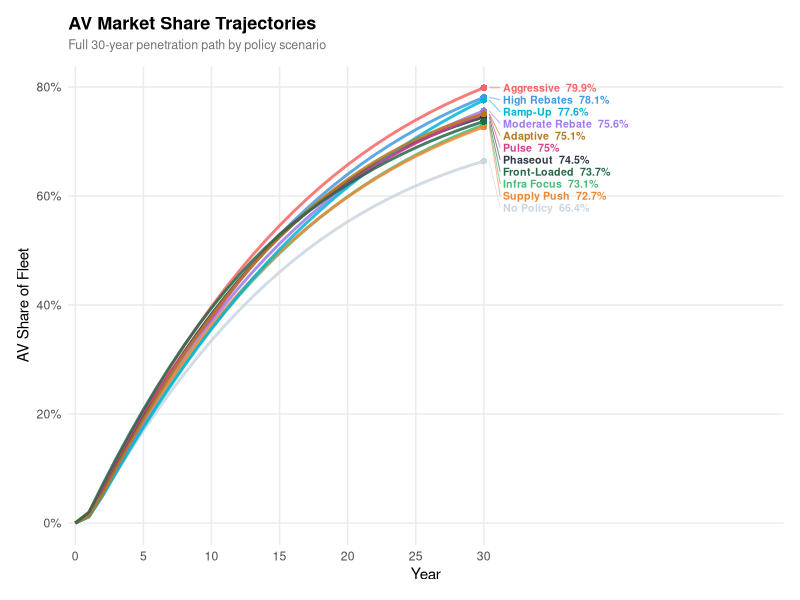
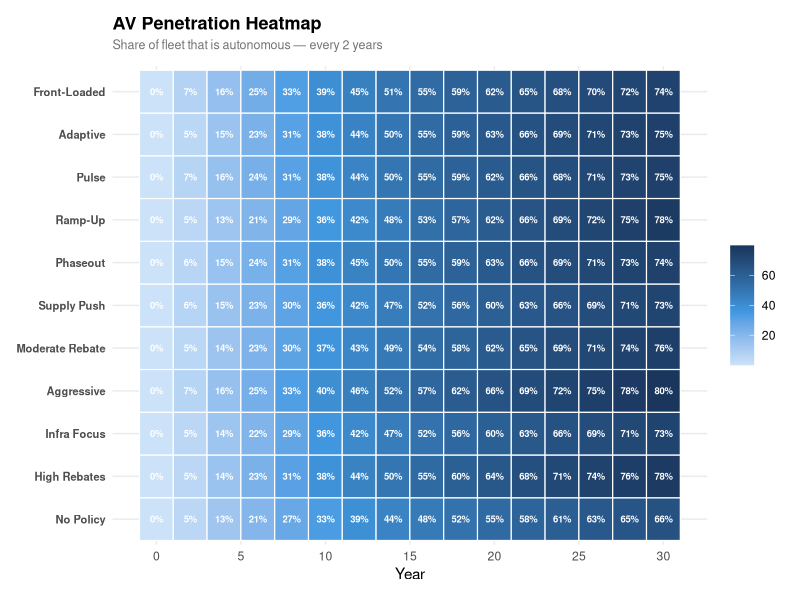
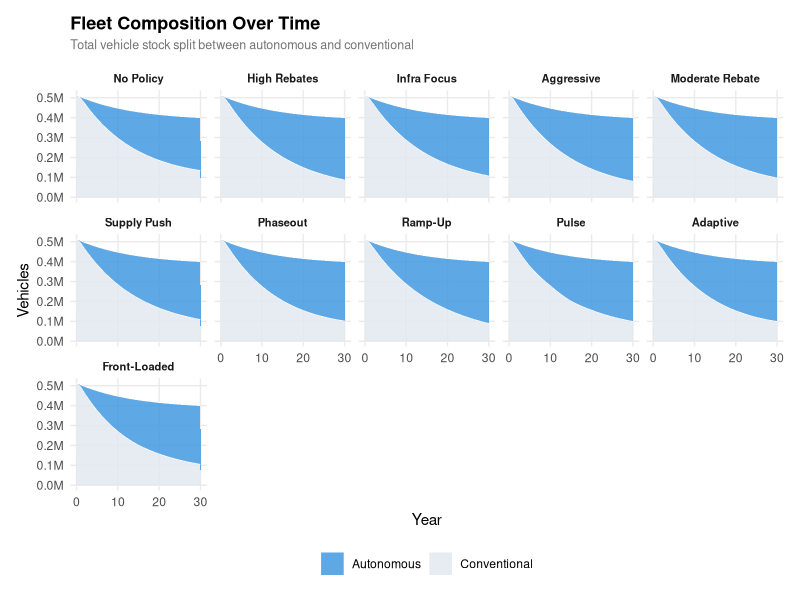
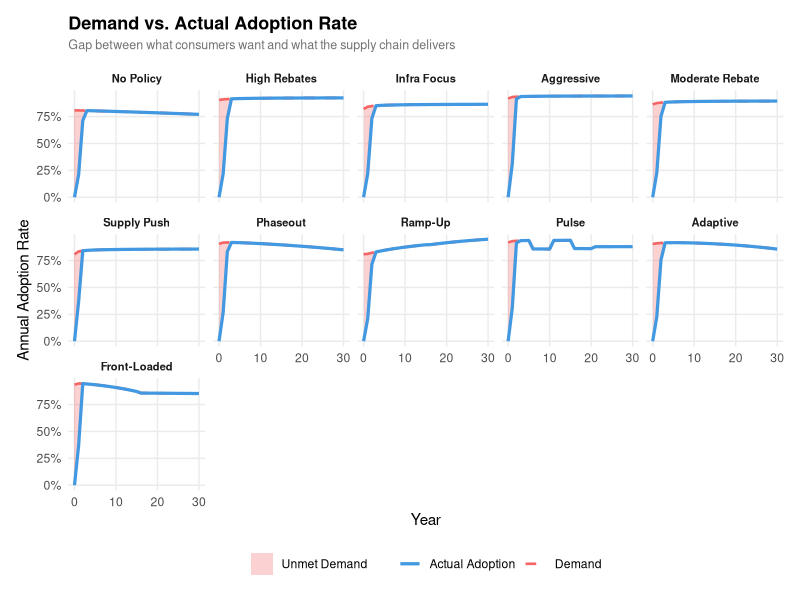
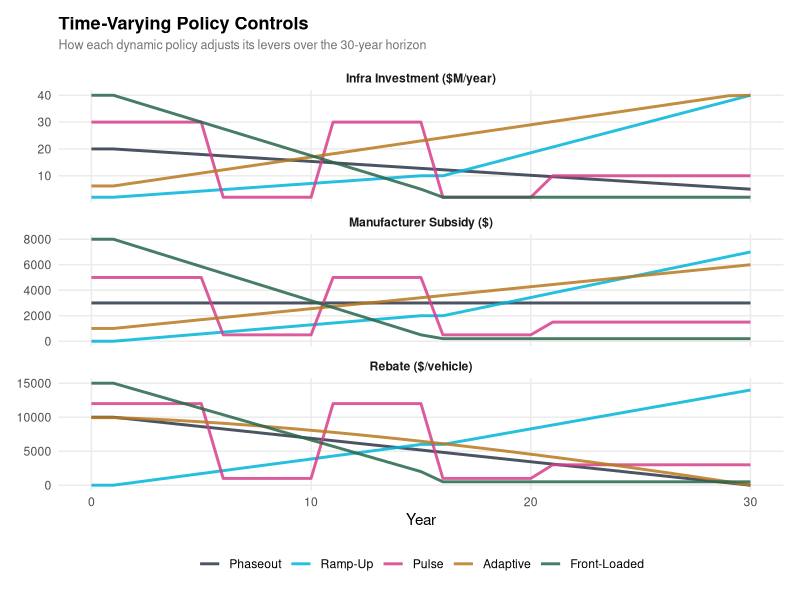
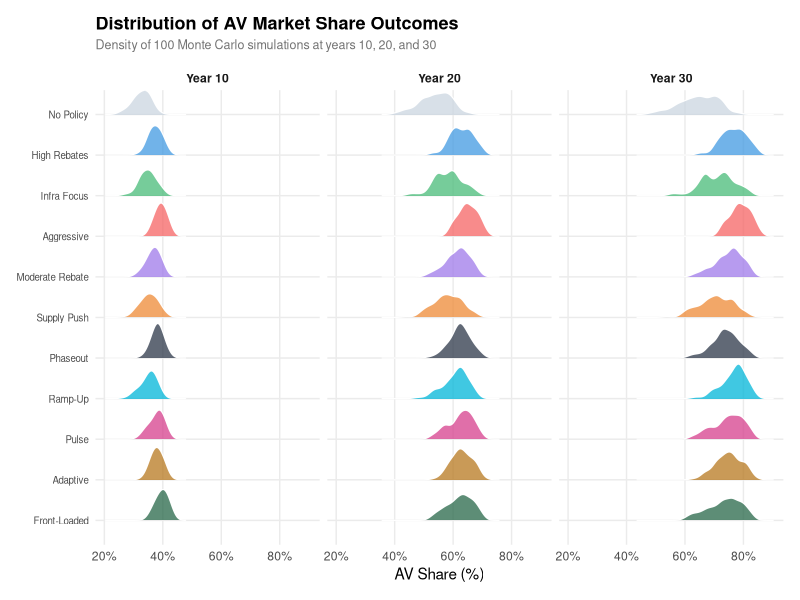
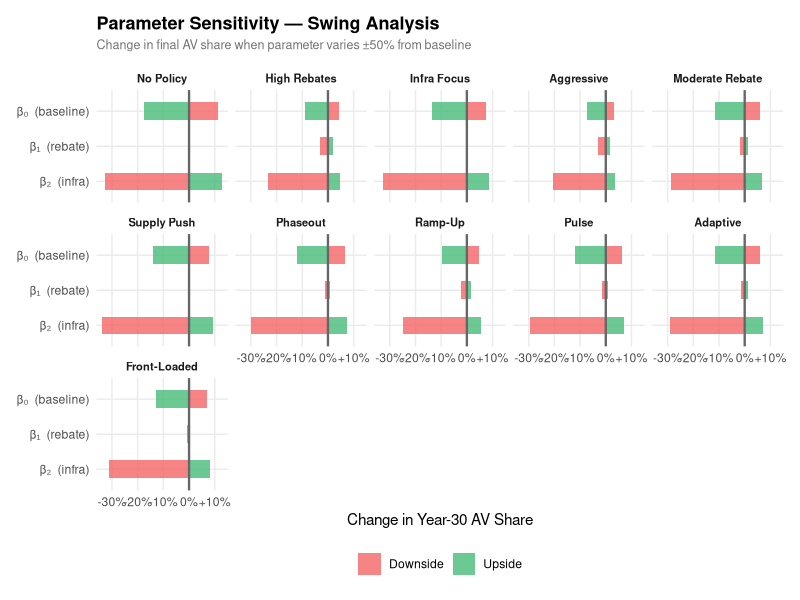
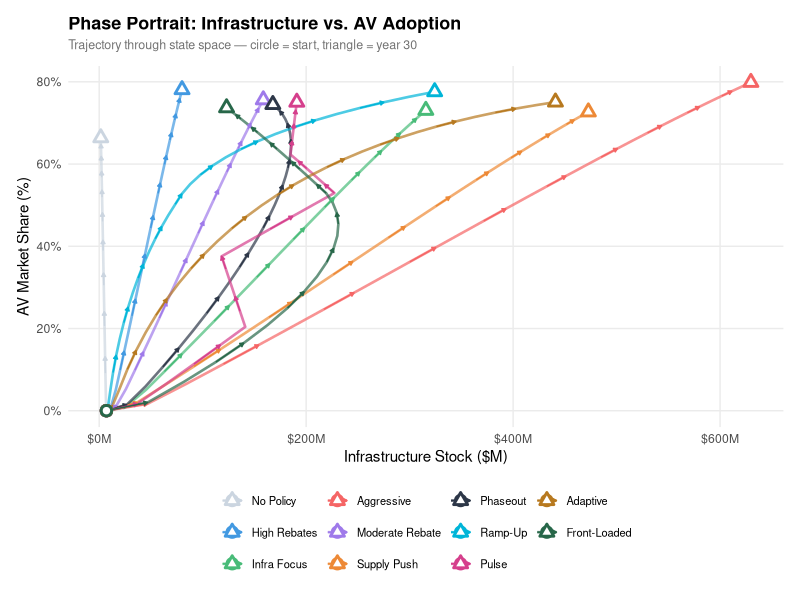

Write R code to recreate these figures, in order.
library(ggplot2)
library(dplyr)
library(tidyr)
library(patchwork)
library(scales)
library(ggridges)

params <- list(
  delta_1  = 0.07,
  delta_2  = 0.05,
  S        = 26970,
  Price_AV = 40000,
  I_ref    = 66214286,
  beta_0   = -2.026,
  beta_1   =  3.250,
  beta_2   =  3.997,
  cap_0    = 0.20,
  gamma    = 0.00002
)

sigmoid <- function(z) 1 / (1 + exp(-z))

step_model <- function(state, policy, params) {
  A_i <- as.numeric(state["A"])
  C_i <- as.numeric(state["C"])
  I_i <- as.numeric(state["I"])
  k_i <- as.numeric(state["K"])
  r   <- as.numeric(policy["r"])
  s   <- as.numeric(policy["s"])
  i   <- as.numeric(policy["i"])
  I_iPlus1   <- (1 - params$delta_2) * I_i + i
  I_scaled <- sigmoid(5 * (log(I_iPlus1) / log(params$I_ref) - 0.5))
  price_adv  <- r / params$Price_AV
  a_uncapped <- sigmoid(params$beta_0 + params$beta_1 * price_adv + params$beta_2 * I_scaled)
  cap        <- params$cap_0 + params$gamma * s + k_i
  K_iPlus1   <- max(0, min(1, k_i + params$gamma * s + sigmoid(k_i)))
  a          <- min(a_uncapped, cap)
  A_iPlus1   <- (1 - params$delta_1) * A_i + a * params$S
  C_iPlus1   <- (1 - params$delta_1) * C_i + params$S
  c(A = A_iPlus1, C = C_iPlus1, I = I_iPlus1, K = K_iPlus1, adoption = a, cap = cap)
}

simulate_model <- function(state_0, policy, years, params) {
  out <- data.frame(
    year = 0:years, A = 0, C = 0, I = 0, K = 0,
    pct_AV = 0, adoption = 0, r = 0, s = 0, i = 0
  )
  out$A[1]      <- state_0["A"]
  out$C[1]      <- state_0["C"]
  out$I[1]      <- state_0["I"]
  out$K[1]      <- state_0["K"]
  out$pct_AV[1] <- state_0["A"] / state_0["C"]
  if (is.vector(policy) && !is.data.frame(policy)) {
    policy_r <- rep(as.numeric(policy["r"]), years)
    policy_s <- rep(as.numeric(policy["s"]), years)
    policy_i <- rep(as.numeric(policy["i"]), years)
  } else {
    policy   <- as.data.frame(policy)
    policy_r <- policy$r[1:years]
    policy_s <- policy$s[1:years]
    policy_i <- policy$i[1:years]
  }
  out$r[1] <- policy_r[1]; out$s[1] <- policy_s[1]; out$i[1] <- policy_i[1]
  current  <- state_0
  for (t in 1:years) {
    u_t        <- c(r = policy_r[t], s = policy_s[t], i = policy_i[t])
    next_state <- step_model(current, u_t, params)
    out$A[t+1]        <- next_state["A"]
    out$C[t+1]        <- next_state["C"]
    out$I[t+1]        <- next_state["I"]
    out$K[t+1]        <- next_state["K"]
    out$pct_AV[t+1]   <- next_state["A"] / next_state["C"]
    out$adoption[t+1] <- next_state["adoption"]
    out$r[t+1]        <- u_t["r"]
    out$s[t+1]        <- u_t["s"]
    out$i[t+1]        <- u_t["i"]
    current <- next_state[c("A", "C", "I", "K")]
  }
  return(out)
}

monte_carlo <- function(state_0, policy, years, params, n_sim = 100) {
  results_mc <- vector("list", n_sim)
  for (i in 1:n_sim) {
    p_i         <- params
    p_i$beta_0  <- params$beta_0  * runif(1, 0.8, 1.2)
    p_i$beta_1  <- params$beta_1  * runif(1, 0.8, 1.2)
    p_i$beta_2  <- params$beta_2  * runif(1, 0.8, 1.2)
    p_i$delta_1 <- params$delta_1 * runif(1, 0.8, 1.2)
    p_i$delta_2 <- params$delta_2 * runif(1, 0.8, 1.2)
    results_mc[[i]] <- simulate_model(state_0, policy, years, p_i)
  }
  return(results_mc)
}

sensitivity_analysis <- function(state_0, policy, years, params, param_name, range = c(0.5, 1.5)) {
  multipliers <- seq(range[1], range[2], length.out = 20)
  results     <- data.frame(multiplier = multipliers, final_share = NA_real_)
  for (i in seq_along(multipliers)) {
    p_temp               <- params
    p_temp[[param_name]] <- params[[param_name]] * multipliers[i]
    sim                  <- simulate_model(state_0, policy, years, p_temp)
    results$final_share[i] <- sim$pct_AV[years + 1]
  }
  return(results)
}

COLORS <- c(
  # original static
  "No Policy"       = "#CBD5E0",
  "High Rebates"    = "#4299E1",
  "Infra Focus"     = "#48BB78",
  "Aggressive"      = "#F56565",
  # new static
  "Moderate Rebate" = "#9F7AEA",
  "Supply Push"     = "#ED8936",
  # time-varying
  "Phaseout"        = "#2D3748",
  "Ramp-Up"         = "#00B5D8",
  "Pulse"           = "#D53F8C",
  "Adaptive"        = "#B7791F",
  "Front-Loaded"    = "#276749"
)

theme_clean <- function() {
  theme_minimal(base_size = 11) +
    theme(
      plot.title       = element_text(face = "bold", size = 13, margin = margin(b = 4)),
      plot.subtitle    = element_text(color = "grey45", size = 9, margin = margin(b = 10)),
      panel.grid.minor = element_blank(),
      panel.grid.major = element_line(color = "grey92"),
      legend.position  = "bottom",
      legend.title     = element_blank(),
      plot.margin      = margin(12, 12, 12, 12)
    )
}

combined_scenarios <- function(scenarios, labels) {
  do.call(rbind, lapply(seq_along(scenarios), function(i) {
    df          <- scenarios[[i]]
    df$scenario <- factor(labels[i], levels = labels)
    df
  }))
}

plot_fleet_composition <- function(scenarios, labels) {
  df <- combined_scenarios(scenarios, labels) %>%
    mutate(av_m = A / 1e6, nonav_m = (C - A) / 1e6) %>%
    select(year, scenario, av_m, nonav_m) %>%
    pivot_longer(c(av_m, nonav_m), names_to = "type", values_to = "millions") %>%
    mutate(type = recode(type, av_m = "Autonomous", nonav_m = "Conventional"))

  n_scen <- length(unique(df$scenario))
  ncols  <- min(5, n_scen)

  ggplot(df, aes(x = year, y = millions, fill = type)) +
    geom_area(alpha = 0.85, color = "white", linewidth = 0.2) +
    facet_wrap(~scenario, ncol = ncols) +
    scale_fill_manual(values = c("Autonomous" = "#4299E1", "Conventional" = "#E2E8F0")) +
    scale_y_continuous(labels = comma_format(suffix = "M")) +
    labs(title = "Fleet Composition Over Time",
         subtitle = "Total vehicle stock split between autonomous and conventional",
         x = "Year", y = "Vehicles") +
    theme_clean() +
    theme(strip.text = element_text(face = "bold", size = 8))
}

plot_slope_chart <- function(scenarios, labels) {
  df <- combined_scenarios(scenarios, labels) %>%
    mutate(pct_AV = pct_AV * 100)

  ends <- df %>%
    filter(year == 30) %>%
    arrange(desc(pct_AV)) %>%
    mutate(label_y = {
      y <- pct_AV
      for (k in 2:length(y)) {
        if (y[k] > y[k-1] - 2.2) y[k] <- y[k-1] - 2.2
      }
      y
    })

  ggplot(df, aes(x = year, y = pct_AV, color = scenario, group = scenario)) +
    geom_line(linewidth = 1.0, alpha = 0.85) +
    geom_point(data = filter(df, year == 30), size = 2, shape = 16) +
    geom_segment(
      data = ends,
      aes(x = 30.4, xend = 31.2, y = pct_AV, yend = label_y),
      linewidth = 0.35, alpha = 0.6, show.legend = FALSE
    ) +
    geom_text(
      data = ends,
      aes(x = 31.4, y = label_y,
          label = paste0(scenario, "  ", round(pct_AV, 1), "%")),
      hjust = 0, size = 2.7, fontface = "bold", show.legend = FALSE
    ) +
    scale_color_manual(values = COLORS) +
    scale_x_continuous(breaks = c(0, 5, 10, 15, 20, 25, 30),
                       expand = expansion(mult = c(0.01, 0.0))) +
    coord_cartesian(xlim = c(0, 52)) +
    scale_y_continuous(labels = function(x) paste0(x, "%")) +
    labs(title = "AV Market Share Trajectories",
         subtitle = "Full 30-year penetration path by policy scenario",
         x = "Year", y = "AV Share of Fleet") +
    theme_clean() +
    theme(legend.position = "none")
}

plot_heatmap <- function(scenarios, labels) {
  df <- combined_scenarios(scenarios, labels) %>%
    filter(year %% 2 == 0) %>%
    mutate(pct_AV = pct_AV * 100)

  ggplot(df, aes(x = year, y = scenario, fill = pct_AV)) +
    geom_tile(color = "white", linewidth = 0.4) +
    geom_text(aes(label = sprintf("%.0f%%", pct_AV)), size = 2.4, color = "white", fontface = "bold") +
    scale_fill_gradient2(low = "#EBF8FF", mid = "#4299E1", high = "#1A365D",
                         midpoint = 35, name = "AV Share") +
    scale_x_continuous(breaks = seq(0, 30, 5)) +
    labs(title = "AV Penetration Heatmap",
         subtitle = "Share of fleet that is autonomous — every 2 years",
         x = "Year", y = NULL) +
    theme_clean() +
    theme(legend.position = "right", panel.grid = element_blank(),
          axis.text.y = element_text(face = "bold", size = 8))
}

plot_demand_vs_supply <- function(scenarios, labels) {
  df <- combined_scenarios(scenarios, labels) %>%
    mutate(
      I_scaled = sigmoid(5 * (log(pmax(I, 1)) / log(params$I_ref) - 0.5)),
      demand   = pmin(sigmoid(params$beta_0 + params$beta_1 * (r / params$Price_AV) + params$beta_2 * I_scaled), 1),
      binding  = ifelse(adoption < demand * 0.999, "Supply Constrained", "Demand Limited")
    )

  n_scen <- length(unique(df$scenario))
  ncols  <- min(5, n_scen)

  ggplot(df, aes(x = year)) +
    geom_ribbon(aes(ymin = adoption * 100, ymax = demand * 100, fill = "Unmet Demand"), alpha = 0.3) +
    geom_line(aes(y = demand   * 100, color = "Demand"),         linewidth = 0.9, linetype = "dashed") +
    geom_line(aes(y = adoption * 100, color = "Actual Adoption"), linewidth = 1.1) +
    facet_wrap(~scenario, ncol = ncols) +
    scale_color_manual(values = c("Demand" = "#F56565", "Actual Adoption" = "#4299E1")) +
    scale_fill_manual(values  = c("Unmet Demand" = "#F56565")) +
    scale_y_continuous(labels = function(x) paste0(x, "%")) +
    labs(title = "Demand vs. Actual Adoption Rate",
         subtitle = "Gap between what consumers want and what the supply chain delivers",
         x = "Year", y = "Annual Adoption Rate") +
    theme_clean() +
    theme(strip.text = element_text(face = "bold", size = 8))
}

plot_mc_ridges <- function(mc_sims_list, labels) {
  checkpoints <- c(10, 20, 30)
  df <- do.call(rbind, lapply(seq_along(mc_sims_list), function(si) {
    do.call(rbind, lapply(mc_sims_list[[si]], function(sim) {
      data.frame(scenario = labels[si], year = checkpoints,
                 pct_AV = sim$pct_AV[checkpoints + 1] * 100)
    }))
  }))
  df$scenario <- factor(df$scenario, levels = rev(labels))
  df$year_f   <- factor(paste0("Year ", df$year), levels = paste0("Year ", checkpoints))

  ggplot(df, aes(x = pct_AV, y = scenario, fill = scenario)) +
    geom_density_ridges(alpha = 0.75, scale = 0.85, bandwidth = 1.5,
                        color = "white", linewidth = 0.4) +
    facet_wrap(~year_f, nrow = 1) +
    scale_fill_manual(values = COLORS) +
    scale_x_continuous(labels = function(x) paste0(x, "%")) +
    labs(title = "Distribution of AV Market Share Outcomes",
         subtitle = "Density of 100 Monte Carlo simulations at years 10, 20, and 30",
         x = "AV Share (%)", y = NULL) +
    theme_clean() +
    theme(legend.position = "none", strip.text = element_text(face = "bold"),
          axis.text.y = element_text(size = 7))
}

plot_sensitivity_diverging <- function(sens_results, labels) {
  df <- do.call(rbind, lapply(seq_along(labels), function(i) {
    do.call(rbind, lapply(c("beta_0", "beta_1", "beta_2"), function(b) {
      s   <- sens_results[[i]][[b]]
      low <- s$final_share[which.min(s$multiplier)] * 100
      hi  <- s$final_share[which.max(s$multiplier)] * 100
      mid <- s$final_share[which.min(abs(s$multiplier - 1))] * 100
      data.frame(scenario = labels[i], param = b,
                 low_end = low - mid, hi_end = hi - mid)
    }))
  }))
  df$scenario <- factor(df$scenario, levels = labels)
  df$param    <- factor(df$param, levels = c("beta_2", "beta_1", "beta_0"))

  n_scen <- length(unique(df$scenario))
  ncols  <- min(5, n_scen)

  ggplot(df, aes(y = param)) +
    geom_col(aes(x = hi_end,  fill = "Upside"),  alpha = 0.8, width = 0.5) +
    geom_col(aes(x = low_end, fill = "Downside"), alpha = 0.8, width = 0.5) +
    geom_vline(xintercept = 0, linewidth = 0.8, color = "grey40") +
    facet_wrap(~scenario, ncol = ncols) +
    scale_fill_manual(values = c("Upside" = "#48BB78", "Downside" = "#F56565")) +
    scale_x_continuous(labels = function(x) paste0(ifelse(x > 0, "+", ""), round(x, 1), "%")) +
    scale_y_discrete(labels = c(beta_0 = "β₀  (baseline)", beta_1 = "β₁  (rebate)", beta_2 = "β₂  (infra)")) +
    labs(title = "Parameter Sensitivity — Swing Analysis",
         subtitle = "Change in final AV share when parameter varies ±50% from baseline",
         x = "Change in Year-30 AV Share", y = NULL, fill = NULL) +
    theme_clean() +
    theme(strip.text = element_text(face = "bold", size = 8))
}

plot_phase_portrait <- function(scenarios, labels) {
  df <- combined_scenarios(scenarios, labels)
  arrows_df <- df %>%
    group_by(scenario) %>%
    mutate(xend = lead(I / 1e6), yend = lead(pct_AV * 100)) %>%
    filter(!is.na(xend), year %% 3 == 0)

  ggplot(df, aes(x = I / 1e6, y = pct_AV * 100, color = scenario)) +
    geom_path(linewidth = 0.9, alpha = 0.7) +
    geom_segment(data = arrows_df, aes(xend = xend, yend = yend),
                 arrow = arrow(length = unit(0.10, "cm"), type = "closed"), linewidth = 0.5) +
    geom_point(data = filter(df, year == 0),  size = 2.5, shape = 21, fill = "white", stroke = 1.5) +
    geom_point(data = filter(df, year == 30), size = 2.5, shape = 24, fill = "white", stroke = 1.5) +
    scale_color_manual(values = COLORS) +
    scale_x_continuous(labels = function(x) paste0("$", x, "M")) +
    scale_y_continuous(labels = function(x) paste0(x, "%")) +
    labs(title = "Phase Portrait: Infrastructure vs. AV Adoption",
         subtitle = "Trajectory through state space — circle = start, triangle = year 30",
         x = "Infrastructure Stock ($M)", y = "AV Market Share (%)") +
    theme_clean() +
    theme(legend.text = element_text(size = 8))
}

# Plot showing time-varying policy controls over time
plot_policy_controls <- function(tv_scenarios, tv_labels) {
  df <- do.call(rbind, lapply(seq_along(tv_scenarios), function(i) {
    d <- tv_scenarios[[i]]
    data.frame(
      year      = d$year,
      scenario  = tv_labels[i],
      Rebate    = d$r,
      Infra_Inv = d$i / 1e6,
      Infra_Sp  = d$s
    )
  })) %>%
    pivot_longer(c(Rebate, Infra_Inv, Infra_Sp), names_to = "control", values_to = "value") %>%
    mutate(control = recode(control,
                            Rebate    = "Rebate ($/vehicle)",
                            Infra_Inv = "Infra Investment ($M/year)",
                            Infra_Sp  = "Manufacturer Subsidy ($)"))

  df$scenario <- factor(df$scenario, levels = tv_labels)

  ggplot(df, aes(x = year, y = value, color = scenario)) +
    geom_line(linewidth = 1.0, alpha = 0.85) +
    facet_wrap(~control, scales = "free_y", ncol = 1) +
    scale_color_manual(values = COLORS) +
    labs(title = "Time-Varying Policy Controls",
         subtitle = "How each dynamic policy adjusts its levers over the 30-year horizon",
         x = "Year", y = NULL) +
    theme_clean() +
    theme(strip.text = element_text(face = "bold"))
}

plot_total_spend <- function(scenarios, labels) {
  df <- combined_scenarios(scenarios, labels) %>%
    filter(year > 0) %>%
    mutate(annual_spend = r * (adoption * params$S) + s + i) %>%
    group_by(scenario) %>%
    mutate(cumulative_spend = cumsum(annual_spend) / 1e9) %>%
    ungroup()

  ends <- df %>%
    filter(year == 30) %>%
    arrange(desc(cumulative_spend))
  y   <- ends$cumulative_spend
  gap <- diff(range(y, na.rm = TRUE)) / length(y) * 0.6
  if (length(y) > 1)
    for (k in 2:length(y))
      if (!is.na(y[k]) && !is.na(y[k-1]) && y[k] > y[k-1] - gap) y[k] <- y[k-1] - gap
  ends$label_y <- y

  ggplot(df, aes(x = year, y = cumulative_spend, color = scenario, group = scenario)) +
    geom_line(linewidth = 1.0, alpha = 0.85) +
    geom_point(data = filter(df, year == 30), size = 2, shape = 16) +
    geom_segment(data = ends,
                 aes(x = 30.4, xend = 31.2, y = cumulative_spend, yend = label_y),
                 linewidth = 0.35, alpha = 0.6, show.legend = FALSE) +
    geom_text(data = ends,
              aes(x = 31.4, y = label_y,
                  label = paste0(scenario, "  $", round(cumulative_spend, 1), "B")),
              hjust = 0, size = 2.7, fontface = "bold", show.legend = FALSE) +
    scale_color_manual(values = COLORS) +
    scale_x_continuous(breaks = c(0, 5, 10, 15, 20, 25, 30),
                       expand = expansion(mult = c(0.01, 0.0))) +
    coord_cartesian(xlim = c(0, 52)) +
    scale_y_continuous(labels = dollar_format(suffix = "B", prefix = "$")) +
    labs(title = "Cumulative Policy Expenditure",
         subtitle = "Total government spend on rebates + infrastructure over time",
         x = "Year", y = "Cumulative Spend ($ Billions)") +
    theme_clean() +
    theme(legend.position = "none")
}

plot_spend_per_av <- function(scenarios, labels) {
  df <- combined_scenarios(scenarios, labels) %>%
    filter(year > 0) %>%
    mutate(annual_spend = r * (adoption * params$S) + s + i * params$S * params$Price_AV / 1000) %>%
    group_by(scenario) %>%
    mutate(cumulative_spend = cumsum(annual_spend),
           spend_per_av     = cumulative_spend / pmax(A, 1)) %>%
    ungroup()

  ends <- df %>%
    filter(year == 30) %>%
    arrange(desc(spend_per_av))
  y   <- ends$spend_per_av
  gap <- diff(range(y, na.rm = TRUE)) / length(y) * 0.6
  if (length(y) > 1)
    for (k in 2:length(y))
      if (!is.na(y[k]) && !is.na(y[k-1]) && y[k] > y[k-1] - gap) y[k] <- y[k-1] - gap
  ends$label_y <- y

  ggplot(df, aes(x = year, y = spend_per_av, color = scenario, group = scenario)) +
    geom_line(linewidth = 1.0, alpha = 0.85) +
    geom_point(data = filter(df, year == 30), size = 2, shape = 16) +
    geom_segment(data = ends,
                 aes(x = 30.4, xend = 31.2, y = spend_per_av, yend = label_y),
                 linewidth = 0.35, alpha = 0.6, show.legend = FALSE) +
    geom_text(data = ends,
              aes(x = 31.4, y = label_y,
                  label = paste0(scenario, "  $", ifelse(is.na(spend_per_av), "N/A", 
               paste0(round(spend_per_av / 1e6, 1), "M")))),
              hjust = 0, size = 2.7, fontface = "bold", show.legend = FALSE) +
    scale_color_manual(values = COLORS) +
    scale_x_continuous(breaks = c(0, 5, 10, 15, 20, 25, 30),
                       expand = expansion(mult = c(0.01, 0.0))) +
    coord_cartesian(xlim = c(0, 52)) +
    scale_y_continuous(labels = function(x) paste0("$", round(x / 1e6), "M")) +
    labs(title = "Cumulative Spend per Autonomous Vehicle",
         subtitle = "Total policy dollars spent divided by AV fleet size — policy efficiency metric",
         x = "Year", y = "Spend per AV ($M)") +
    theme_clean() +
    theme(legend.position = "none")
}

state_0 <- c(A = 98, C = 512539, I = 6983872, K = 0.01)

policy_none            <- c(r =     0, s =    0, i =      0)
policy_high_rebate     <- c(r = 10000, s =  500, i =   5e6)
policy_infra           <- c(r =  1000, s =  500, i =  20e6)
policy_aggressive      <- c(r = 12000, s = 5000, i =  40e6)
policy_moderate_rebate <- c(r =  5000, s = 1000, i =  10e6)
policy_supply_push     <- c(r =     0, s = 8000, i =  30e6)

policy_phaseout <- data.frame(
  r = seq(10000, 0,    length.out = 30),
  s = rep(3000,        30),
  i = seq(20e6, 5e6,   length.out = 30)
)
policy_rampup <- data.frame(
  r = c(seq(0, 6000,   length.out = 15), seq(6000, 14000,  length.out = 15)),
  s = c(seq(0, 2000,   length.out = 15), seq(2000, 7000,   length.out = 15)),
  i = c(seq(2e6, 10e6, length.out = 15), seq(10e6, 40e6,   length.out = 15))
)

# Pulse: two intensive 5-year bursts separated by low-activity gaps
pulse_r <- c(rep(12000, 5), rep(1000, 5), rep(12000, 5), rep(1000, 5), rep(3000, 10))
pulse_s <- c(rep(5000,  5), rep(500,  5), rep(5000,  5), rep(500,  5), rep(1500, 10))
pulse_i <- c(rep(30e6, 5), rep(2e6, 5), rep(30e6, 5), rep(2e6, 5), rep(10e6, 10))
policy_pulse <- data.frame(r = pulse_r, s = pulse_s, i = pulse_i)

policy_adaptive <- data.frame(
  r = pmax(0, 10000 - 10000 * ((1:30) / 30)^1.5),
  s = seq(1000, 6000,  length.out = 30),
  i = pmin(40e6, 5e6 + 1.2e6 * (1:30))
)
policy_frontloaded <- data.frame(
  r = c(seq(15000, 2000, length.out = 15), rep(500,  15)),
  s = c(seq(8000,   500, length.out = 15), rep(200,  15)),
  i = c(seq(40e6,  5e6, length.out = 15), rep(2e6,  15))
)



results_none           <- simulate_model(state_0, policy_none,           30, params)
results_high_rebate    <- simulate_model(state_0, policy_high_rebate,    30, params)
results_infra          <- simulate_model(state_0, policy_infra,          30, params)
results_aggressive     <- simulate_model(state_0, policy_aggressive,     30, params)
results_moderate       <- simulate_model(state_0, policy_moderate_rebate,30, params)
results_supply_push    <- simulate_model(state_0, policy_supply_push,    30, params)
results_phaseout       <- simulate_model(state_0, policy_phaseout,       30, params)
results_rampup         <- simulate_model(state_0, policy_rampup,         30, params)
results_pulse          <- simulate_model(state_0, policy_pulse,          30, params)
results_adaptive       <- simulate_model(state_0, policy_adaptive,       30, params)
results_frontloaded    <- simulate_model(state_0, policy_frontloaded,    30, params)

# All scenarios together
scenarios <- list(
  results_none, results_high_rebate, results_infra, results_aggressive,
  results_moderate, results_supply_push,
  results_phaseout, results_rampup, results_pulse, results_adaptive, results_frontloaded
)
labels <- c(
  "No Policy", "High Rebates", "Infra Focus", "Aggressive",
  "Moderate Rebate", "Supply Push",
  "Phaseout", "Ramp-Up", "Pulse", "Adaptive", "Front-Loaded"
)

# Time-varying only (for policy control plot)
tv_scenarios <- list(results_phaseout, results_rampup, results_pulse,
                     results_adaptive, results_frontloaded)
tv_labels    <- c("Phaseout", "Ramp-Up", "Pulse", "Adaptive", "Front-Loaded")

set.seed(42)
mc_sims <- lapply(scenarios, function(s) monte_carlo(state_0, s, 30, params, n_sim = 100))

sens_results <- lapply(scenarios, function(s) {
  list(
    beta_0 = sensitivity_analysis(state_0, s, 30, params, "beta_0"),
    beta_1 = sensitivity_analysis(state_0, s, 30, params, "beta_1"),
    beta_2 = sensitivity_analysis(state_0, s, 30, params, "beta_2")
  )
})

pdf("av_model_plots_analyzed.pdf", width = 16, height = 9)
print(plot_slope_chart(scenarios, labels))
print(plot_heatmap(scenarios, labels))
print(plot_fleet_composition(scenarios, labels))
print(plot_demand_vs_supply(scenarios, labels))
print(plot_policy_controls(tv_scenarios, tv_labels))
print(plot_mc_ridges(mc_sims, labels))
print(plot_sensitivity_diverging(sens_results, labels))
print(plot_phase_portrait(scenarios, labels))
print(plot_total_spend(scenarios, labels))
print(plot_spend_per_av(scenarios, labels))
dev.off()

scenarios_combined <- do.call(rbind, lapply(seq_along(scenarios), function(i) {
  df          <- scenarios[[i]]
  df$scenario <- labels[i]
  df
}))
write.csv(scenarios_combined, "av_all_scenarios.csv", row.names = FALSE)

cat("\nYear-30 AV shares by scenario:\n")
for (i in seq_along(scenarios)) {
  cat(sprintf("  %-20s %.1f%%\n", labels[i], scenarios[[i]]$pct_AV[31] * 100))
}